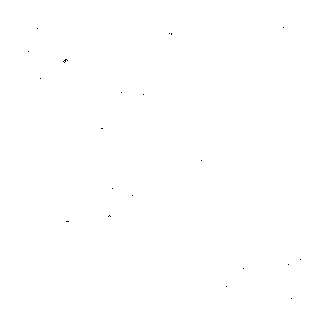
#> input picture dataSet/trainingData/0/127.jpg, 310 x 310 px, found by its file name; its folder holds only this picture in this run
$ python preprocessing.py
#> lines starting #> are read from the running program, lines starting #| are printed output that depends on the picture; after the words box and inside, x2 and y2 are one past the last pixel; in counts of white or black regions, pixels touching at a corner belong together
import os
import cv2
import numpy as np

# Threshold value
minValue = 70

# Image processing function
def func(path):
    frame = cv2.imread(path)
#> frame is the input picture: shape (310, 310, 3); min 0, max 255, mean 254.9
    if frame is None:
        return None

    gray = cv2.cvtColor(frame, cv2.COLOR_BGR2GRAY)
    blur = cv2.GaussianBlur(gray, (5, 5), 2)
    th3 = cv2.adaptiveThreshold(
        blur, 255, cv2.ADAPTIVE_THRESH_GAUSSIAN_C,
        cv2.THRESH_BINARY_INV, 11, 2
    )
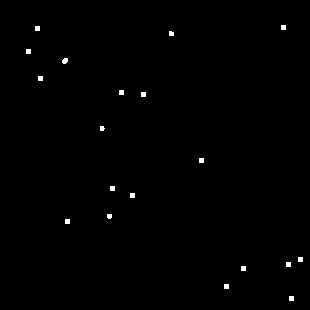
#> th3: shape (310, 310); 0.49% white; 19 white regions, largest, box (x1, y1, x2, y2) and area: (62, 58, 68, 64) 29, (281, 25, 286, 30) 25, (35, 26, 40, 31) 25
    ret, res = cv2.threshold(th3, minValue, 255, cv2.THRESH_BINARY_INV + cv2.THRESH_OTSU)
#> ret = 0
    return res

# Input and output paths
input_base = r"D:\python\NewPRJ\dataSet\trainingData"
output_base = "data2"

# Create output directories
os.makedirs(os.path.join(output_base, "train"), exist_ok=True)
os.makedirs(os.path.join(output_base, "test"), exist_ok=True)

total = 0
train_count = 0
test_count = 0

# Loop through each subfolder in trainingData/ (each class label)
for label in os.listdir(input_base):
    label_path = os.path.join(input_base, label)

    # Skip files, only process directories
    if not os.path.isdir(label_path):
        continue

    print(f"Processing label: {label}")

    # Output paths
    train_dir = os.path.join(output_base, "train", label)
    test_dir = os.path.join(output_base, "test", label)
    os.makedirs(train_dir, exist_ok=True)
    os.makedirs(test_dir, exist_ok=True)

    # Get image files in the subfolder
    images = [f for f in os.listdir(label_path) if f.lower().endswith(('.png', '.jpg', '.jpeg'))]
    print(f"  ➤ Found {len(images)} images in {label}")

    num_train = int(0.75 * len(images))

    for i, file in enumerate(images):
        img_path = os.path.join(label_path, file)
        try:
            processed_img = func(img_path)
            if processed_img is None:
                print(f"  ⚠️ Warning: func() returned None for {img_path}")
                continue

            if i < num_train:
                save_path = os.path.join(train_dir, file)
                train_count += 1
            else:
                save_path = os.path.join(test_dir, file)
                test_count += 1

            cv2.imwrite(save_path, processed_img)
            total += 1
        except Exception as e:
            print(f"  ❌ Error processing {img_path}: {e}")
#> pass 2 of the loop `for label in os.listdir(input_base):`:
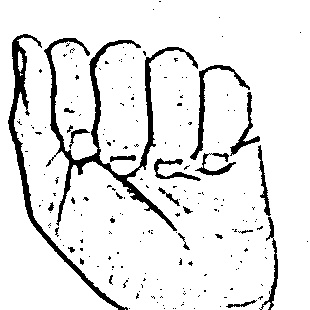
#> input picture dataSet/trainingData/A/221.jpg, 310 x 310 px, found by its file name
#> in func, frame is the input picture: shape (310, 310, 3); min 0, max 255, mean 230.7
#> in func (call 2), `blur = cv2.GaussianBlur(gray, (5, 5), 2)`:
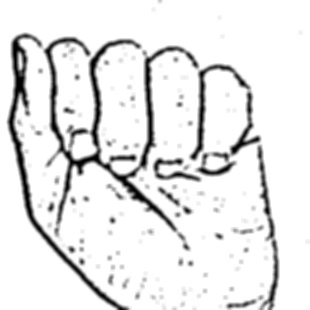
#> blur: shape (310, 310); min 0, max 255, mean 230.7
#> in func (call 2), `th3 = cv2.adaptiveThreshold( blur, 255, cv2.ADAPTIVE_THRESH_GAUSSIAN_C..`:
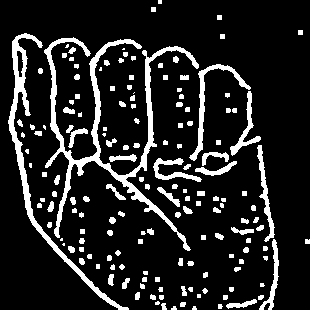
#> th3: shape (310, 310); 13.8% white; 160 white regions (28 under 20 px), largest, box (x1, y1, x2, y2) and area: (44, 37, 199, 251) 3930, (8, 33, 129, 310) 2122, (189, 64, 251, 161) 713

print(f"\n✅ Processing completed.")
print(f"🖼️ Total images processed: {total}")
print(f"📁 Train images: {train_count}")
print(f"📁 Test images: {test_count}")
